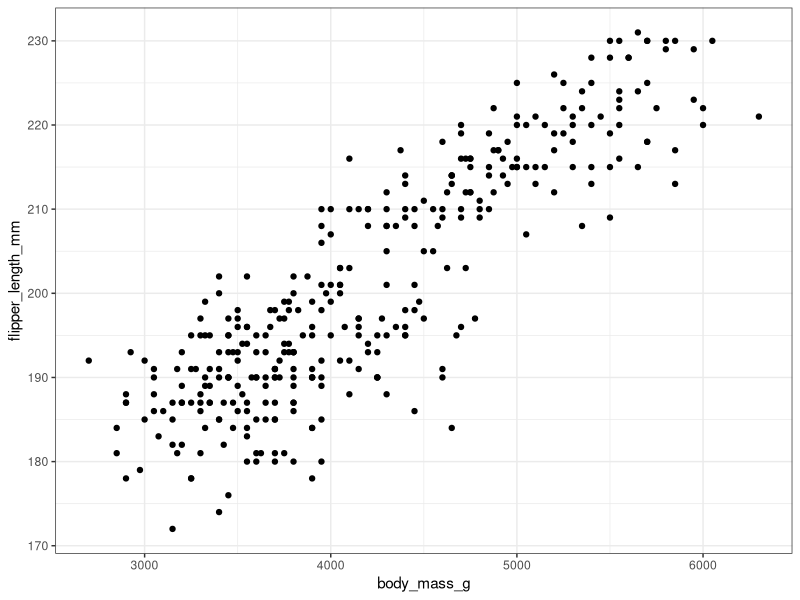
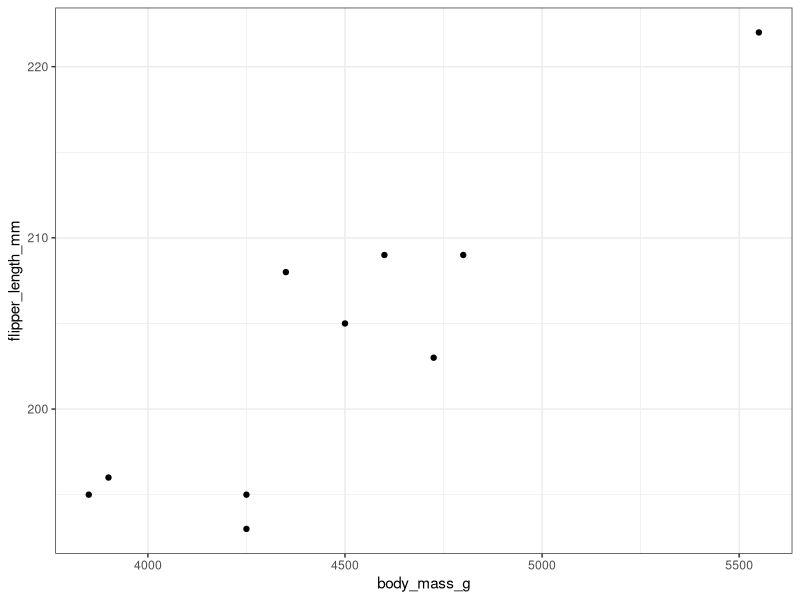
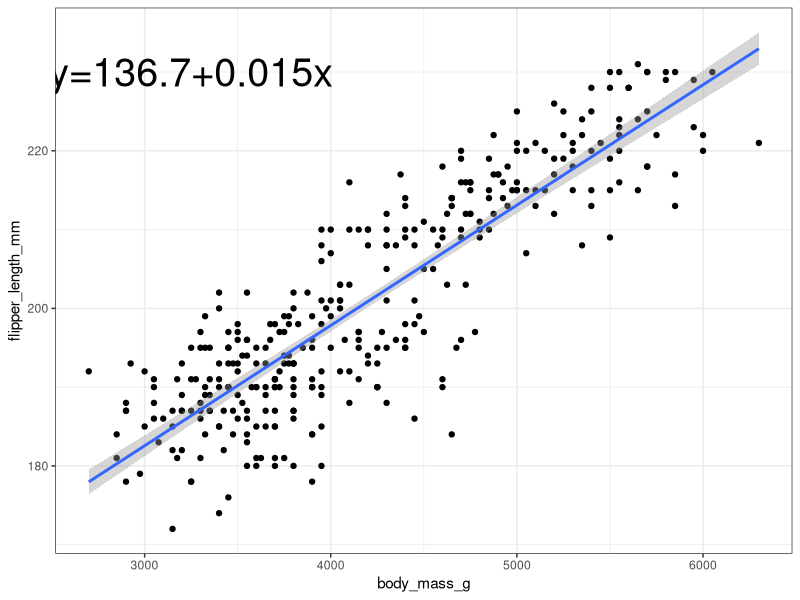

Here is the R script that generated these plots, in order:
## ---- chunk 1
#| label: setup
library(palmerpenguins)
library(tidyverse)
## ---- chunk 2
ggplot(penguins, aes(y = flipper_length_mm, x = body_mass_g)) +
  geom_point() + theme_bw()
## ---- chunk 3
ggplot(sample_n(penguins,10), aes(y = flipper_length_mm, x = body_mass_g)) +
  geom_point() + theme_bw()
## ---- chunk 4
ggplot(penguins, aes(y = flipper_length_mm, x = body_mass_g)) + geom_point() + geom_smooth(method = "lm") +
  theme_bw() + annotate("text", label = "y=136.7+0.015x", x=3250, y=230, size = 10)
